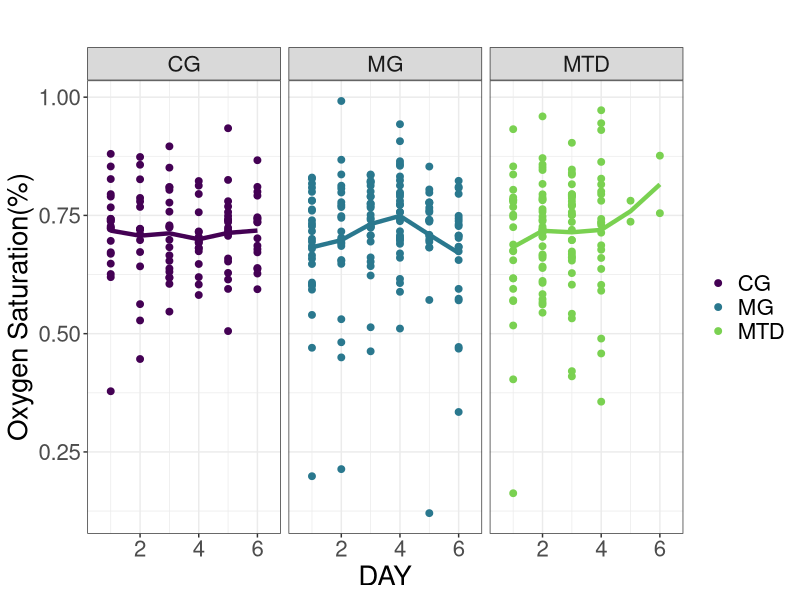
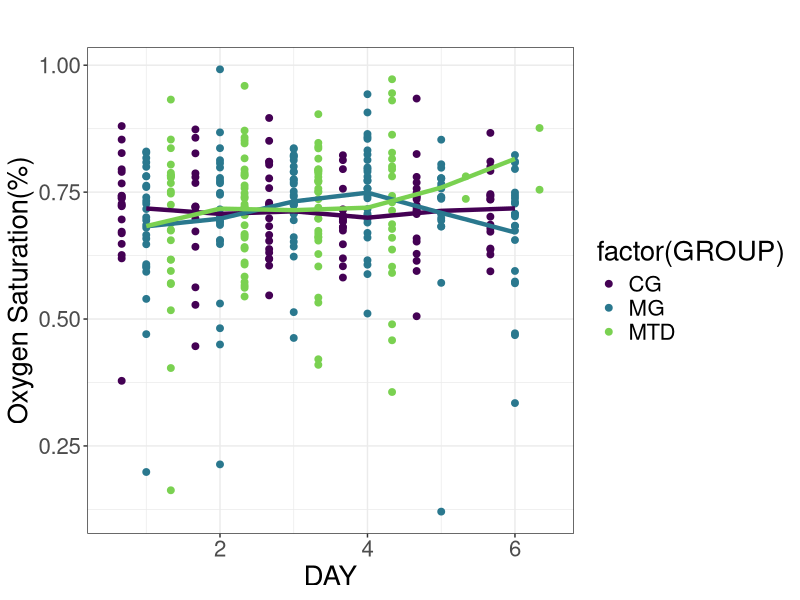
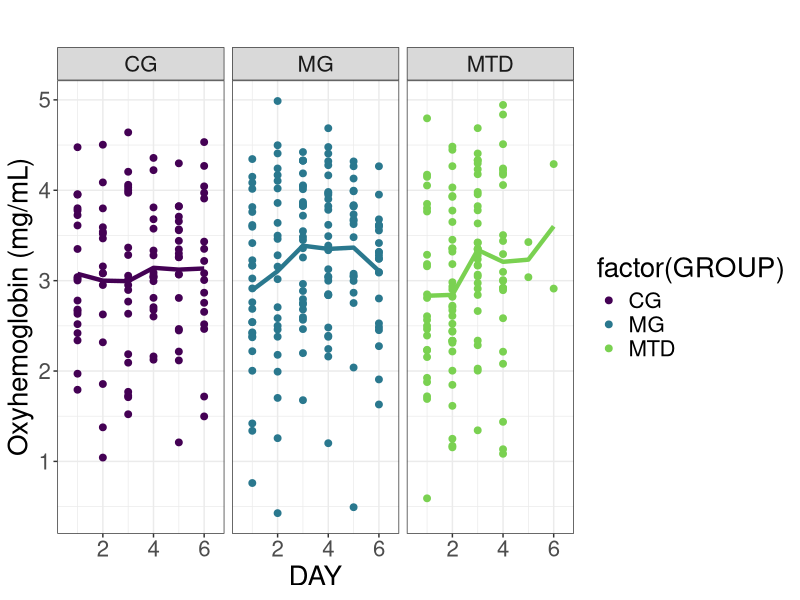
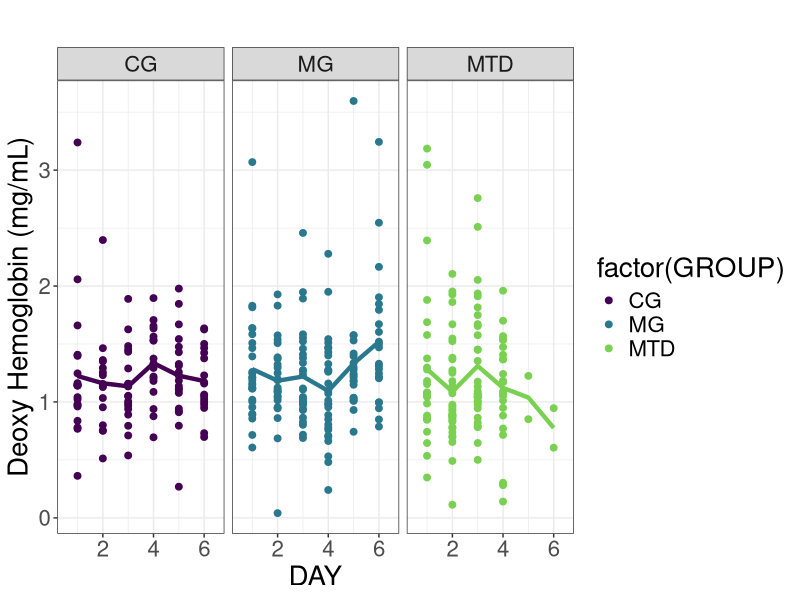
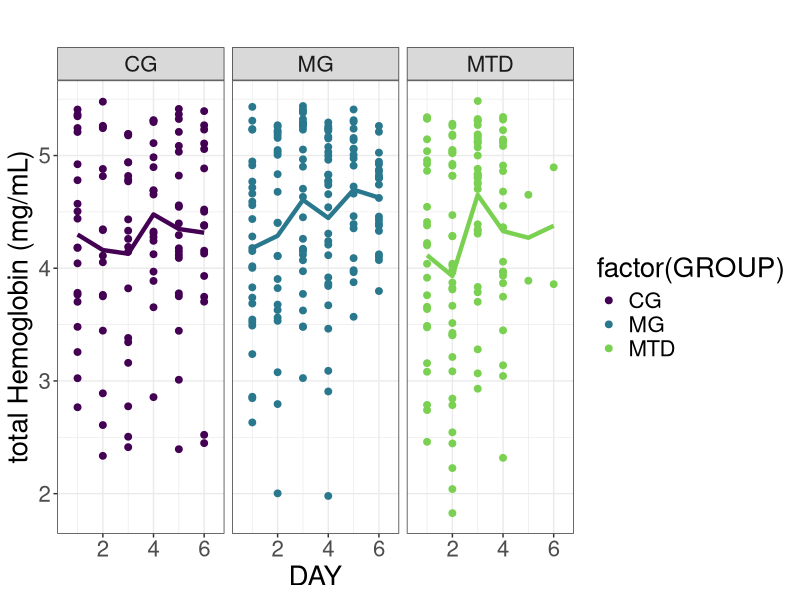
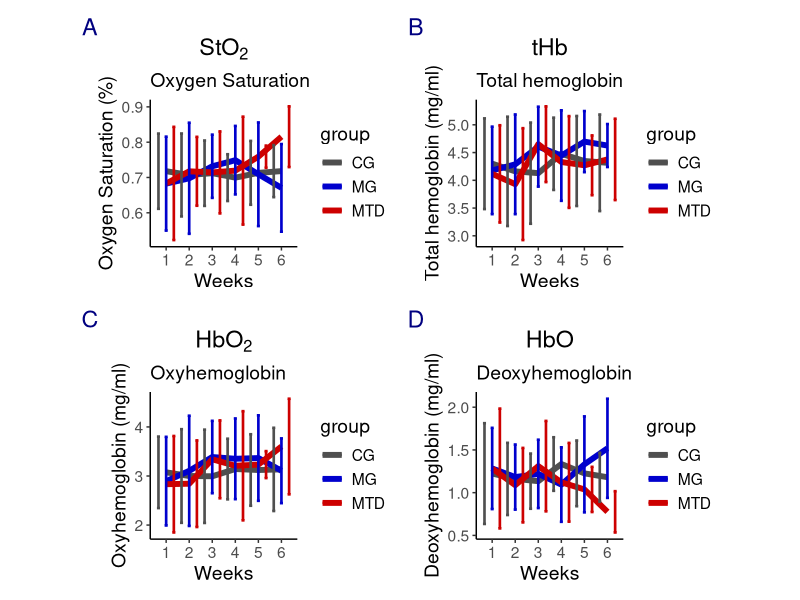
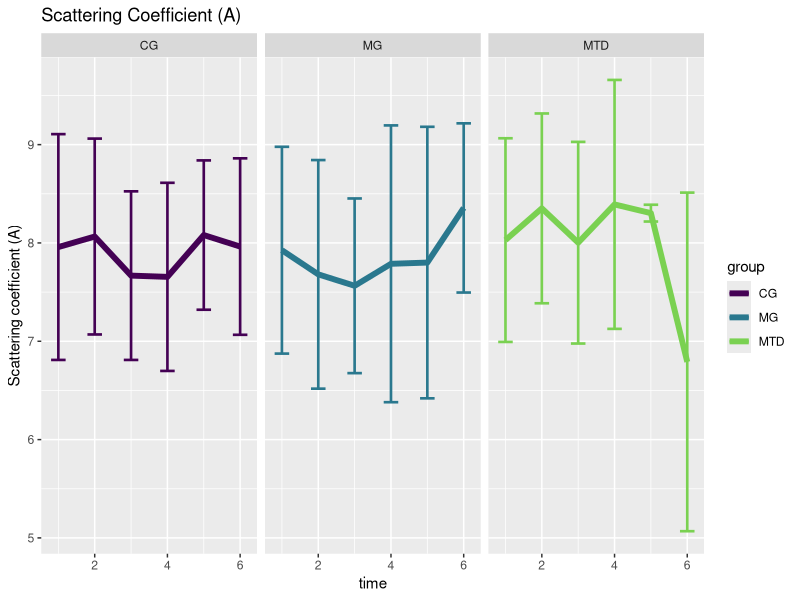
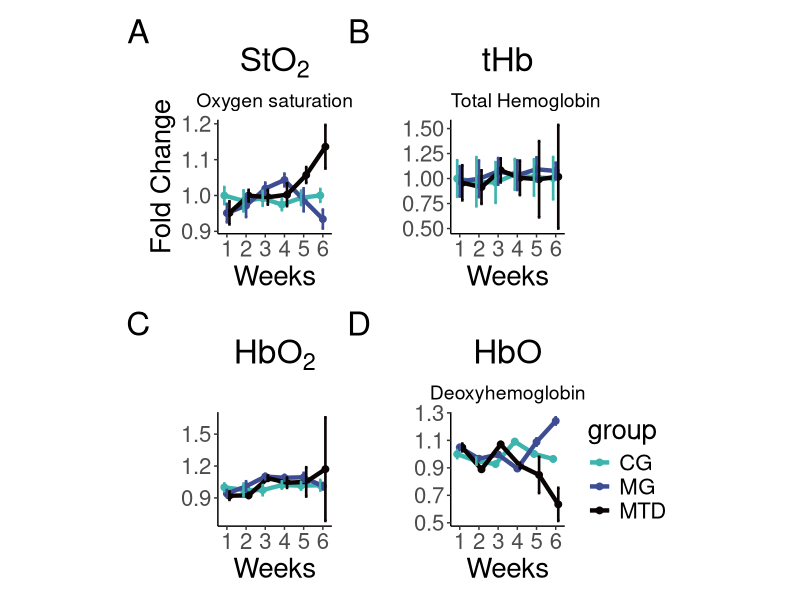

Write R code to recreate these figures, in order.
#code to plot the StO2 per group with errorbars
library(readr)
library(multcomp)
library(here)
library(scales)
library(nlme)
library(patchwork)
library(ggplot2)
library(tidyverse)
pd<-position_dodge(0.2)
data1 <- read.csv(here("data","Extraction_merged_2018_2020_2021_cohorts_v1.csv"))
attach(data1)
data1$STO2min<-(data1$STO2-data1$STO2_SD)
data1$STO2max<-(data1$STO2+data1$STO2_SD)
data1$HBmin<-(data1$HB-data1$HB_SD)
data1$HBmax<-(data1$HB+data1$HB_SD)
data1$Amin<-(data1$A-data1$A_SD)
data1$Amax<-(data1$A+data1$A_SD)
data1$Bmin<-(data1$B-data1$B_SD)
data1$Bmax<-(data1$B+data1$B_SD)

data1$HBO2<-(data1$HB*data1$STO2)
data1$HBO2_SD<-data1$HB_SD*data1$STO2
data1$HBO2max<-data1$HBO2+data1$HBO2_SD
data1$HBO2min<-data1$HBO2-data1$HBO2_SD

data1$HBO<-data1$HB*(1-data1$STO2)
data1$HBO_SD<-data1$HB_SD*(1-data1$STO2)
data1$HBOmax<-data1$HBO+data1$HBO_SD
data1$HBOmin<-data1$HBO-data1$HBO_SD

#Calculating means 
means1<-aggregate(data1$STO2, by=list(time=data1$DAY,group=data1$GROUP),na.rm=TRUE,FUN=mean) #from StO2
sdevs1<-aggregate(data1$STO2, by=list(time=data1$DAY,group=data1$GROUP),na.rm=TRUE,FUN=sd) #from StO2
means1$STO2<-means1$x
means1$SDSTO2<-sdevs1$x
means2<-aggregate(data1$HB, by=list(time=data1$DAY,group=data1$GROUP),na.rm=TRUE,FUN=mean) #from Hb
sdevs2<-aggregate(data1$HB, by=list(time=data1$DAY,group=data1$GROUP),na.rm=TRUE,FUN=sd) #from Hb
means2$HB<-means2$x
means2$HBSD<-sdevs2$x
means3<-aggregate(data1$A, by=list(time=data1$DAY,group=data1$GROUP),na.rm=TRUE,FUN=mean) #from Hb
sdevs3<-aggregate(data1$A, by=list(time=data1$DAY,group=data1$GROUP),na.rm=TRUE,FUN=sd) #from Hb
means3$A<-means3$x
means3$ASD<-sdevs3$x

OxyHbmeans<-aggregate(data1$HBO2, by=list(time=data1$DAY,group=data1$GROUP),na.rm=TRUE,FUN=mean) #from HbO2
OxyHbstd<-aggregate(data1$HBO2, by=list(time=data1$DAY,group=data1$GROUP),na.rm=TRUE,FUN=sd) #from HbO2
OxyHbmeans$OxyHemoglobin<-OxyHbmeans$x
OxyHbmeans$OxyHbSD<-OxyHbstd$x

DeoxyHbmeans<-aggregate(data1$HBO, by=list(time=data1$DAY,group=data1$GROUP),na.rm=TRUE,FUN=mean) #from Hb
DeoxyHbstd<-aggregate(data1$HBO, by=list(time=data1$DAY,group=data1$GROUP),na.rm=TRUE,FUN=sd) #from Hb
DeoxyHbmeans$DeoxyHemoglobin<-DeoxyHbmeans$x
DeoxyHbmeans$DeoxyHbSD<-DeoxyHbstd$x

##scatter plot per group

#StO2 plot per week per group with means ****best one****
pd=position_dodge(1.0)
ggplot(data1,aes(x=DAY, y=STO2))+theme_bw()+
  geom_point(aes(color=factor(GROUP)), position=pd, size=2)+
  theme(text=element_text(size=20), 
        legend.title=element_blank())+
  stat_summary(aes(group=GROUP,color=factor(GROUP)), fun.y=mean, geom="line",linetype=1, size=1.5,show.legend=FALSE)+
  scale_color_viridis_d(end = 0.8)+
  labs(title='',y="Oxygen Saturation(%)")+
  facet_wrap(~GROUP,ncol=5)


####StO2 integrated plot
pd=position_dodge(1.0)
ggplot(data1,aes(x=DAY, y=STO2))+theme_bw()+
  theme(text=element_text(size=20))+
  geom_point(aes(color=factor(GROUP)), position=pd, size=2)+
  stat_summary(aes(group=GROUP,color=factor(GROUP)), fun.y=mean, geom="line",linetype=1, size=1.5,show.legend=FALSE)+
  scale_color_viridis_d(end = 0.8)+
  labs(title='',y="Oxygen Saturation(%)")


#HbO2 plot per week per group with means ****best one****
pd=position_dodge(1.0)
ggplot(data1,aes(x=DAY, y=HBO2))+theme_bw()+
  theme(text=element_text(size=20))+
  geom_point(aes(color=factor(GROUP)), position=pd, size=2)+
  stat_summary(aes(group=GROUP,color=factor(GROUP)), fun.y=mean, geom="line",linetype=1, size=1.5,show.legend=FALSE)+
  scale_color_viridis_d(end = 0.8)+
  labs(title='',y="Oxyhemoglobin (mg/mL)")+
  facet_wrap(~GROUP,ncol=5)

#HbO plot per week per group with means ****best one****
pd=position_dodge(1.0)
ggplot(data1,aes(x=DAY, y=HBO))+theme_bw()+
  theme(text=element_text(size=20))+
  geom_point(aes(color=factor(GROUP)), position=pd, size=2)+
  stat_summary(aes(group=GROUP,color=factor(GROUP)), fun.y=mean, geom="line",linetype=1, size=1.5,show.legend=FALSE)+
  scale_color_viridis_d(end = 0.8)+
  labs(title='',y="Deoxy Hemoglobin (mg/mL)")+
  facet_wrap(~GROUP,ncol=5)



#tHb plot per week per group with means ****best one****
pd=position_dodge(1.0)
ggplot(data1,aes(x=DAY, y=HB))+theme_bw()+
  theme(text=element_text(size=20))+
  geom_point(aes(color=factor(GROUP)), position=pd, size=2)+
  stat_summary(aes(group=GROUP,color=factor(GROUP)), fun.y=mean, geom="line",linetype=1, size=1.5,show.legend=FALSE)+
  scale_color_viridis_d(end = 0.8)+
  labs(title='',y="total Hemoglobin (mg/mL)")+
  facet_wrap(~GROUP,ncol=5)






###plotting mean values####
txt1<-14
g1<-ggplot(means1,aes(x=time,y=STO2))+geom_line(aes(color=group),size=2)+theme_classic()+
  geom_errorbar(aes(ymin=STO2-SDSTO2,ymax=STO2+SDSTO2,color=group),width=0.4, size=0.9,position=pd)+
  scale_color_manual(values=c('gray31','blue3','red3'))+
  scale_x_continuous(breaks=seq(1,6,1))+
  labs(title=expression(StO[2]),subtitle='Oxygen Saturation', y='Oxygen Saturation (%)', x='Weeks')+
  theme(plot.title = element_text(hjust = 0.5),
        plot.subtitle = element_text (size=14),
        text=element_text(size=txt1),
        aspect.ratio = 1)


g2<-ggplot(means2,aes(x=time,y=HB))+geom_line(aes(color=group),size=2)+theme_classic()+
  geom_errorbar(aes(ymin=HB-HBSD,ymax=HB+HBSD,color=group),width=0.4, size=0.9,position=pd)+
  scale_color_manual(values=c('gray31','blue3','red3'))+
  scale_x_continuous(breaks=seq(1,6,1))+
  labs(title=expression(tHb),subtitle='Total hemoglobin', y='Total hemoglobin (mg/ml)', x='Weeks')+
  theme(plot.title = element_text(hjust = 0.5),
        plot.subtitle = element_text (size=14),
        text=element_text(size=txt1),
        aspect.ratio = 1)

g3<-ggplot(OxyHbmeans,aes(x=time,y=OxyHemoglobin))+geom_line(aes(color=group),size=2)+theme_classic()+
  geom_errorbar(aes(ymin=OxyHemoglobin-OxyHbSD,ymax=OxyHemoglobin+OxyHbSD,color=group),width=0.4, size=0.9,position=pd)+
  scale_color_manual(values=c('gray31','blue3','red3'))+
  scale_x_continuous(breaks=seq(1,6,1))+
  labs(title=expression(HbO[2]),subtitle='Oxyhemoglobin ', y='Oxyhemoglobin (mg/ml)', x='Weeks')+
  theme(plot.title = element_text(hjust = 0.5),
        plot.subtitle = element_text (size=14),
        text=element_text(size=txt1),
        aspect.ratio = 1)

g4<-ggplot(DeoxyHbmeans,aes(x=time,y=DeoxyHemoglobin))+geom_line(aes(color=group),size=2)+theme_classic()+
  geom_errorbar(aes(ymin=DeoxyHemoglobin-DeoxyHbSD,ymax=DeoxyHemoglobin+DeoxyHbSD,color=group),width=0.4, size=0.9,position=pd)+
  scale_color_manual(values=c('gray31','blue3','red3'))+
  scale_x_continuous(breaks=seq(1,6,1))+
  labs(title=expression(HbO),subtitle='Deoxyhemoglobin ', y='Deoxyhemoglobin (mg/ml)', x='Weeks')+
  theme(plot.title = element_text(hjust = 0.5),
        plot.subtitle = element_text (size=14),
        text=element_text(size=txt1),
        aspect.ratio = 1)


##plotting
g1+g2+g3+g4+plot_layout(nrow=2)+
  plot_annotation(tag_levels='A')&
  theme(plot.tag=element_text(colour = 'navyblue'))


ggplot(means3,aes(x=time,y=A))+geom_line(aes(color=group),size=2)+
  geom_errorbar(aes(ymin=A-ASD,ymax=A+ASD,color=group),width=0.4, size=0.9,position=pd)+facet_wrap(~group)+
  scale_color_viridis_d(end = 0.8)+
  ggtitle("Scattering Coefficient (A)")+labs(y="Scattering coefficient (A)") #plot mean scattering coeff values




###April 2021: For this graphs the baseline value will be the Control Day 1 values for all variables
# The fold changes will be calculated 
#relative to the CG group then, not using each group as its own calibrator
#In each case the baseline value is pasted in the dataframe and the fold change in calculated.

#StO2
means1<-means1%>%
  mutate(Baseline=rep(data1 %>%
              filter(GROUP=='CG',DAY==1) %>%
              summarize(val=as.numeric(mean(STO2,na.rm=TRUE)
                           ))))
means1<-means1%>%
  mutate(Fold_change=STO2/as.numeric(Baseline))



#Hb
means2<-means2%>%
  mutate(Baseline=rep(data1 %>%
                        filter(GROUP=='CG',DAY==1) %>%
                        summarize(val=as.numeric(mean(HB,na.rm=TRUE)
                        ))))

means2<-means2%>%
  mutate(Fold_change=HB/as.numeric(Baseline))

#A
means3<-means3%>%
  mutate(Baseline=rep(data1 %>%
                        filter(GROUP=='CG',DAY==1) %>%
                        summarize(val=as.numeric(mean(A,na.rm=TRUE)
                        ))))

means3<-means3%>%
  mutate(Fold_change=A/as.numeric(Baseline))

#OxyHb
OxyHbmeans<-OxyHbmeans%>%
  mutate(Baseline=rep(data1 %>%
                        filter(GROUP=='CG',DAY==1) %>%
                        summarize(val=as.numeric(mean(HBO2,na.rm=TRUE)
                        ))))


OxyHbmeans<-OxyHbmeans%>%
  mutate(Fold_change=OxyHemoglobin/as.numeric(Baseline))

#DeoxyHb
DeoxyHbmeans<-DeoxyHbmeans%>%
  mutate(Baseline=rep(data1 %>%
                        filter(GROUP=='CG',DAY==1) %>%
                        summarize(val=as.numeric(mean(HBO,na.rm=TRUE)
                        ))))


DeoxyHbmeans<-DeoxyHbmeans%>%
  mutate(Fold_change=DeoxyHemoglobin/as.numeric(Baseline))


##getting a subset of StO2 values without NAs
Trimmed<-data1%>%filter(!is.na(STO2)) #extracting the non NA values 
Numbers<-aggregate(Trimmed$STO2, by=list(time=Trimmed$DAY,group=Trimmed$GROUP),FUN=length) #counting the number of occurrences per group per week
names(Numbers)<-c('Week','Group','Observations')
#Calculate fold change and pasting number of observations per group per week
##StO2
### It seems the Fold error should just be the Standard error, not the SE divided by the mean baseline, 
#will change the formulas below accordingly

means1$Baseline<-as.numeric(means1$Baseline)
means1$Observations<-Numbers$Observations
means1$StandErr<-means1$SDSTO2/(means1$Observations)^0.5
means1$FoldErr<-means1$StandErr/means1$Baseline
means1$FoldErr<-means1$StandErr

##total hemoglobin
means2$Baseline<-as.numeric(means2$Baseline)
means2$Hbfoldchange<-means2$HB/means2$Baseline #Mean Hb fold change
means2$Observations<-Numbers$Observations
means2$StandErr<-means2$HBSD/(means2$Observations)^0.5
means2$FoldErr<-means2$StandErr

##A (reduced scattering coefficient)
means3$Baseline<-as.numeric(means3$Baseline)
means3$Afoldchange<-means3$A/means3$Baseline #Mean A fold change
means3$Observations<-Numbers$Observations
means3$StandErr<-means3$ASD/(means3$Observations)^0.5
means3$FoldErr<-means3$StandErr

###HbO2####

OxyHbmeans$Baseline<-as.numeric(OxyHbmeans$Baseline)
OxyHbmeans$OxyHbfoldchange<-OxyHbmeans$OxyHemoglobin/OxyHbmeans$Baseline
OxyHbmeans$Observations<-Numbers$Observations
OxyHbmeans$StandErr<-OxyHbmeans$OxyHbSD/(OxyHbmeans$Observations)
OxyHbmeans$FoldErr<-OxyHbmeans$StandErr
##Hb###

DeoxyHbmeans$Baseline<-as.numeric(DeoxyHbmeans$Baseline)
DeoxyHbmeans$DeoxyHbfoldchange<-DeoxyHbmeans$DeoxyHemoglobin/DeoxyHbmeans$Baseline
DeoxyHbmeans$Observations<-Numbers$Observations
DeoxyHbmeans$StandErr<-DeoxyHbmeans$DeoxyHbSD/(DeoxyHbmeans$Observations)
DeoxyHbmeans$FoldErr<-DeoxyHbmeans$StandErr

#plot fold changes
library(patchwork)
library(viridis)
pd=position_dodge(0.4)
thm1<-scale_color_viridis_d(option="mako",direction = -1,end=0.7)
txt<-20
clr<-c('gray31','blue3','red3')
p1<-ggplot(data=means1,aes(x=time, y=Fold_change))+theme_classic()+
  geom_point(aes(color=group,group=group),size=2, position=pd,show.legend = FALSE)+
  geom_line(aes(color=group,group=group),size=1.5,position=pd,show.legend = FALSE)+
  geom_errorbar(aes(ymin=Fold_change-FoldErr,ymax=Fold_change+FoldErr,color=group),width=0.4, size=0.9,position=pd,show.legend = FALSE)+
  scale_x_continuous(breaks=seq(1,6,1))+
  labs(title=expression(StO[2]),subtitle="Oxygen saturation",y='Fold Change', x='Weeks')+ #plot StO2 fold change
  theme(plot.title = element_text(hjust = 0.5),
        plot.subtitle = element_text (size=14,hjust=0.5),
        text=element_text(size=txt),
        aspect.ratio = 1)+
  thm1



p2<-ggplot(data=means2,aes(x=time, y=Fold_change))+theme_classic()+
  geom_point(aes(color=group,group=group),size=2, position=pd,show.legend = FALSE)+
  geom_line(aes(color=group,group=group),size=1.5, position=pd,show.legend = FALSE)+
  geom_errorbar(aes(ymin=Fold_change-FoldErr,ymax=Fold_change+FoldErr,color=group),width=0.4, size=0.9, position=pd,show.legend = FALSE)+
  theme(text=element_text(size=txt),aspect.ratio = 1)+
  scale_x_continuous(breaks=seq(1,6,1))+
  labs(title=expression(tHb), subtitle='Total Hemoglobin',y='', x='Weeks')+
  theme(plot.title = element_text(hjust = 0.5),
        plot.subtitle = element_text (size=14),
        text=element_text(size=txt),
        aspect.ratio = 1)+thm1


p3<-ggplot(data=means3,aes(x=time, y=Fold_change))+theme_classic()+
  geom_point(aes(color=group,group=group),size=2, position=pd,show.legend = FALSE)+
  geom_line(aes(color=group,group=group),size=1.5, position=pd,show.legend = FALSE)+
  geom_errorbar(aes(ymin=Fold_change-FoldErr,ymax=Fold_change+FoldErr,color=group),width=0.4, size=0.9, position=pd,show.legend = FALSE)+
  theme(text=element_text(size=txt),aspect.ratio = 1)+
  scale_x_continuous(breaks=seq(1,6,1))+labs(title=expression(mu[s]^{"'"}), y='', x='Weeks')+
  theme(plot.title = element_text(hjust = 0.5),
        plot.subtitle = element_text (size=14),
        text=element_text(size=txt),
        aspect.ratio = 1)+thm1


p4<-ggplot(data=OxyHbmeans,aes(x=time, y=Fold_change))+theme_classic()+
  geom_point(aes(color=group,group=group),size=2, position=pd,show.legend = FALSE)+
  geom_line(aes(color=group,group=group),size=1.5,position=pd,show.legend = FALSE)+
  geom_errorbar(aes(ymin=Fold_change-FoldErr,ymax=Fold_change+FoldErr,color=group),width=0.4, size=0.9,position=pd,show.legend = FALSE)+
  theme(text=element_text(size=txt),aspect.ratio = 1)+scale_x_continuous(breaks=seq(1,6,1))+
  labs(title=expression(HbO[2]), y='', x='Weeks')+
  theme(plot.title = element_text(hjust = 0.5),
        plot.subtitle = element_text (size=14),
        text=element_text(size=txt),
        aspect.ratio = 1)+thm1


p5<-ggplot(data=DeoxyHbmeans,aes(x=time, y=Fold_change))+theme_classic()+
  geom_point(aes(color=group,group=group),size=2, position=pd)+
  geom_line(aes(color=group,group=group),size=1.5,position=pd)+
  geom_errorbar(aes(ymin=Fold_change-FoldErr,ymax=Fold_change+FoldErr,color=group),width=0.4, size=0.9,position=pd)+
  theme(text=element_text(size=txt),aspect.ratio = 1)+
  scale_x_continuous(breaks=seq(1,6,1))+
  labs(title=expression(HbO),subtitle='Deoxyhemoglobin', y='', x='Weeks')+
  scale_color_manual(labels=c("Control","Metronomic", "Maximum Dose"))+
  theme(plot.title = element_text(hjust = 0.5),
        plot.subtitle = element_text (size=14, hjust=0.5),
        text=element_text(size=txt),
        aspect.ratio = 1)+
  thm1



p1+p2+p4+p5+
  plot_layout(nrow=2)+
  plot_annotation(tag_levels='A')&
  theme(plot.tag=element_text(colour = 'black'))


p1+p5+
  plot_layout(nrow=1)+
  plot_annotation(tag_levels='A')&
  theme(plot.tag=element_text(colour = 'black'))

#StO2 plot per week per group with means ****best one****
# pd=position_dodge(1.0)
# ggplot(data1,aes(x=DAY, y=STO2, linetype=TUMOR))+theme_bw()+
#   theme(text=element_text(size=20))+
#   geom_point(aes(color=factor(TUMOR)), position=pd, size=2)+
#   geom_line(aes(color=factor(TUMOR)), position=pd,size=1)+
#   scale_x_continuous(breaks=seq(1,6,1))+
#   geom_errorbar(aes(ymin=STO2min, ymax=STO2max,color=factor(TUMOR),linetype=NULL), width=2,position=pd,size=0.6,show.legend = FALSE)+
#   geom_text(data = data1, aes(x = 4.35, y = STO2, label = TUMOR),
#             size = 4, hjust = 1, fontface = "bold")+
#   stat_summary(aes(group=GROUP), fun.y=mean, geom="line",linetype=1, size=1.5,show.legend=FALSE)+
#   labs(title='',y="Oxygen Saturation(%)")+
#   facet_wrap(~ID,ncol=5)




#StO2 plot per week per subject per group MG **best**
library(ggrepel)
library(grid)
library(tidyverse)


#geom_label_repel(data=subset(data1,GROUP=='MG'),aes(label = TUMOR , fill=factor(TUMOR)),
#box.padding   = 0.35, 
#point.padding = 0.5,
#color ='black',
#show.legend = FALSE)+

#StO2 plots 
#################################################################

#MG group
pd=position_dodge(1.0)
ggplot(data=subset(data1,GROUP=='MG'),aes(x=DAY, y=STO2, linetype=TUMOR))+theme_bw()+
  geom_point(aes(color=TUMOR), position=pd, size=2, show.legend = FALSE)+
  geom_line(aes(color=factor(TUMOR)), position=pd,size=2, linetype="solid")+
  scale_x_continuous(breaks=seq(1,6,1))+
  geom_errorbar(aes(ymin=STO2min, ymax=STO2max,
                    color=factor(TUMOR),
                    linetype=NULL), width=0.5,position=pd,size=1,show.legend = FALSE)+
  scale_color_viridis_d(end = 0.75)+
  guides(color = guide_legend(override.aes = list(size = 6)))+
  stat_summary(aes(group=GROUP), fun.y=mean, geom="line",linetype=1, size=1.5,show.legend=FALSE)+
  facet_wrap(~ID,nrow=2)+
  labs(title='METRONOMIC',y="Oxygen Saturation(%)")+
  theme(text=element_text(size=20),plot.title = element_text(hjust = 0.5),
        legend.text=element_text(size=20),legend.position = "bottom",aspect.ratio = 0.75)



#tHb plots
#################################################################
#MG group
pd=position_dodge(1.0)
ggplot(data=subset(data1,GROUP=='MG'),aes(x=DAY, y=HB, linetype=TUMOR))+theme_bw()+
  geom_point(aes(color=TUMOR), position=pd, size=2, show.legend = FALSE)+
  geom_line(aes(color=factor(TUMOR)), position=pd,size=2, linetype="solid")+
  scale_x_continuous(breaks=seq(1,6,1))+
  geom_errorbar(aes(ymin=HBmin, ymax=HBmax,
                    color=factor(TUMOR),
                    linetype=NULL), width=0.5,position=pd,size=1,show.legend = FALSE)+
  scale_color_viridis_d(end = 0.75)+
  guides(color = guide_legend(override.aes = list(size = 6)))+
  stat_summary(aes(group=GROUP), fun.y=mean, geom="line",linetype=1, size=1.5,show.legend=FALSE)+
  facet_wrap(~ID,nrow=2)+
  labs(title='METRONOMIC',y="Total hemoglobin (mg/mL)")+
  theme(text=element_text(size=20),plot.title = element_text(hjust = 0.5),
        legend.text=element_text(size=20),legend.position = "bottom",aspect.ratio = 0.75)


#HbO2 plots
################################
#MG group
library(ggrepel)
library(tidyverse)
pd=position_dodge(1.0)
ggplot(data=subset(data1,GROUP=='MG'),aes(x=DAY, y=HBO2, linetype=TUMOR))+theme_bw()+
  geom_point(aes(color=TUMOR), position=pd, size=2, show.legend = FALSE)+
  geom_line(aes(color=factor(TUMOR)), position=pd,size=2, linetype="solid")+
  scale_x_continuous(breaks=seq(1,6,1))+
  geom_errorbar(aes(ymin=HBO2min, ymax=HBO2max,
                    color=factor(TUMOR),
                    linetype=NULL), width=0.5,position=pd,size=1,show.legend = FALSE)+
  scale_color_viridis_d(end = 0.75)+
  guides(color = guide_legend(override.aes = list(size = 6)))+
  stat_summary(aes(group=GROUP), fun.y=mean, geom="line",linetype=1, size=1.5,show.legend=FALSE)+
  facet_wrap(~ID,nrow =2)+
  labs(title='METRONOMIC',y="HbO2(mg/mL)")+
  theme(text=element_text(size=20),plot.title = element_text(hjust = 0.5),
        legend.text=element_text(size=20),legend.position = "bottom",aspect.ratio = 0.75)


#HbO plots
##############################
#MG group
pd=position_dodge(1.0)
ggplot(data=subset(data1,GROUP=='MG'),aes(x=DAY, y=HBO, linetype=TUMOR))+theme_bw()+
  geom_point(aes(color=TUMOR), position=pd, size=2, show.legend = FALSE)+
  geom_line(aes(color=factor(TUMOR)), position=pd,size=2, linetype="solid")+
  scale_x_continuous(breaks=seq(1,6,1))+
  geom_errorbar(aes(ymin=HBOmin, ymax=HBOmax,
                    color=factor(TUMOR),
                    linetype=NULL), width=0.5,position=pd,size=1,show.legend = FALSE)+
  scale_color_viridis_d(end = 0.75)+
  guides(color = guide_legend(override.aes = list(size = 6)))+
  stat_summary(aes(group=GROUP), fun.y=mean, geom="line",linetype=1, size=1.5,show.legend=FALSE)+
  facet_wrap(~ID,nrow=2)+
  labs(title='METRONOMIC',y=" Deoxyhemoglobin (mg/mL)")+
  theme(text=element_text(size=20),plot.title = element_text(hjust = 0.5),
        legend.text=element_text(size=20),legend.position = "bottom",aspect.ratio = 0.75)


###MTD group
pd=position_dodge(1.0)
ggplot(data=subset(data1,GROUP=='MTD'),aes(x=DAY, y=STO2, linetype=TUMOR))+theme_bw()+
  geom_point(aes(color=TUMOR), position=pd, size=2, show.legend = FALSE)+
  geom_line(aes(color=factor(TUMOR)), position=pd,size=2, linetype="solid")+
  scale_x_continuous(breaks=seq(1,6,1))+
  geom_errorbar(aes(ymin=STO2min, ymax=STO2max,
                    color=factor(TUMOR),
                    linetype=NULL), width=0.5,position=pd,size=1,show.legend = FALSE)+
  scale_color_viridis_d(end = 0.75)+
  guides(color = guide_legend(override.aes = list(size = 6)))+
  stat_summary(aes(group=GROUP), fun.y=mean, geom="line",linetype=1, size=1.5,show.legend=FALSE)+
  facet_wrap(~ID,nrow=2)+
  labs(title='METRONOMIC',y="Oxygen Saturation(%)")+
  theme(text=element_text(size=20),plot.title = element_text(hjust = 0.5),
        legend.text=element_text(size=20),legend.position = "bottom",aspect.ratio = 0.75)
